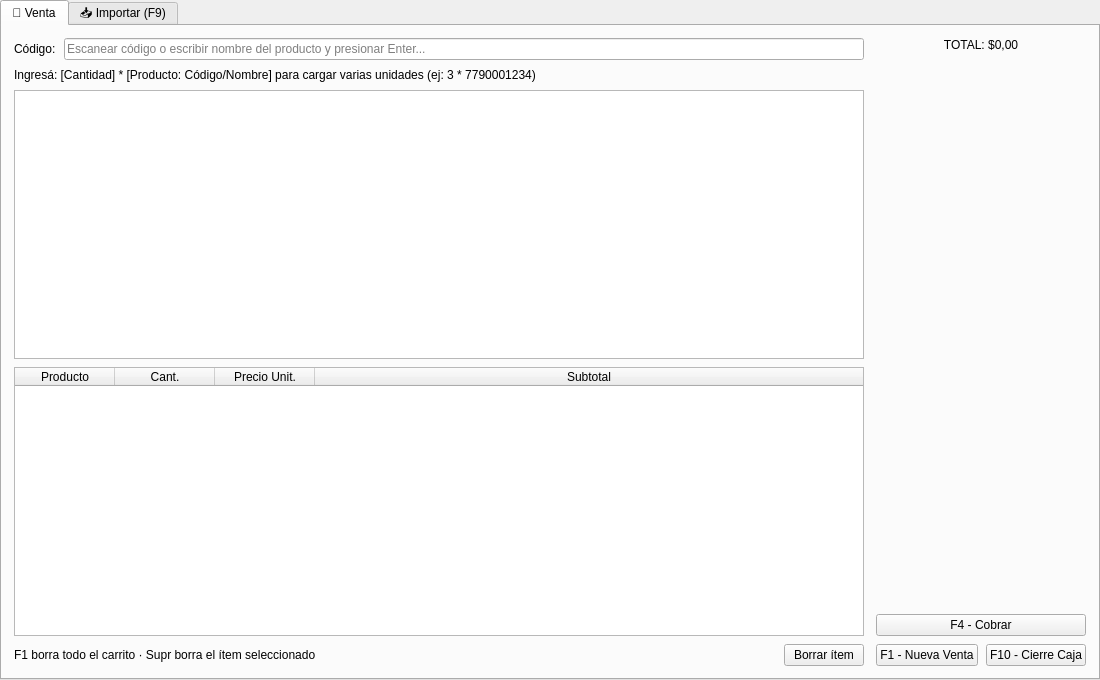
<?xml version="1.0" encoding="UTF-8"?>
<ui version="4.0">
 <class>central_widget</class>
 <widget class="QWidget" name="central_widget">
  <property name="geometry">
   <rect>
    <x>0</x>
    <y>0</y>
    <width>1100</width>
    <height>680</height>
   </rect>
  </property>
  <layout class="QVBoxLayout" name="root_layout">
   <property name="spacing">
    <number>0</number>
   </property>
   <property name="leftMargin">
    <number>0</number>
   </property>
   <property name="topMargin">
    <number>0</number>
   </property>
   <property name="rightMargin">
    <number>0</number>
   </property>
   <property name="bottomMargin">
    <number>0</number>
   </property>
   <item>
    <widget class="QTabWidget" name="tab_widget">
     <property name="currentIndex">
      <number>0</number>
     </property>
     <widget class="QWidget" name="tab_sale">
      <attribute name="title">
       <string>🛒 Venta</string>
      </attribute>
      <layout class="QHBoxLayout" name="main_layout">
       <property name="spacing">
        <number>12</number>
       </property>
       <property name="leftMargin">
        <number>12</number>
       </property>
       <property name="topMargin">
        <number>12</number>
       </property>
       <property name="rightMargin">
        <number>12</number>
       </property>
       <property name="bottomMargin">
        <number>12</number>
       </property>
       <item>
        <!-- Panel izquierdo: entrada + carrito -->
        <widget class="QWidget" name="left_panel">
         <layout class="QVBoxLayout" name="left_layout">
          <property name="spacing">
           <number>8</number>
          </property>
          <property name="leftMargin">
           <number>0</number>
          </property>
          <property name="topMargin">
           <number>0</number>
          </property>
          <property name="rightMargin">
           <number>0</number>
          </property>
          <property name="bottomMargin">
           <number>0</number>
          </property>
          <item>
           <!-- Sección de entrada de barcode -->
           <layout class="QHBoxLayout" name="barcode_row">
            <item>
             <widget class="QLabel" name="barcode_label">
              <property name="text">
               <string>Código:</string>
              </property>
             </widget>
            </item>
            <item>
             <widget class="QLineEdit" name="barcode_input">
              <property name="placeholderText">
               <string>Escanear código o escribir nombre del producto y presionar Enter...</string>
              </property>
              <property name="clearButtonEnabled">
               <bool>true</bool>
              </property>
             </widget>
            </item>
           </layout>
          </item>
          <item>
           <!-- Hint: cómo agregar cantidad múltiple -->
           <widget class="QLabel" name="barcode_hint_label">
            <property name="text">
             <string>Ingresá: [Cantidad] * [Producto: Código/Nombre] para cargar varias unidades (ej: 3 * 7790001234)</string>
            </property>
           </widget>
          </item>
          <item>
           <!-- Lista de resultados de búsqueda por nombre -->
           <widget class="QListWidget" name="search_results">
            <property name="visible">
             <bool>false</bool>
            </property>
            <property name="maximumHeight">
             <number>200</number>
            </property>
           </widget>
          </item>
          <item>
           <!-- Tabla del carrito de compras -->
           <widget class="QTableWidget" name="cart_table">
            <property name="columnCount">
             <number>4</number>
            </property>
            <property name="editTriggers">
             <set>QAbstractItemView::NoEditTriggers</set>
            </property>
            <property name="selectionBehavior">
             <enum>QAbstractItemView::SelectRows</enum>
            </property>
            <attribute name="horizontalHeaderStretchLastSection">
             <bool>true</bool>
            </attribute>
            <column>
             <property name="text">
              <string>Producto</string>
             </property>
            </column>
            <column>
             <property name="text">
              <string>Cant.</string>
             </property>
            </column>
            <column>
             <property name="text">
              <string>Precio Unit.</string>
             </property>
            </column>
            <column>
             <property name="text">
              <string>Subtotal</string>
             </property>
            </column>
           </widget>
          </item>
          <item>
           <!-- Fila inferior: hint de atajos + botón borrar -->
           <layout class="QHBoxLayout" name="cart_actions_row">
            <item>
             <widget class="QLabel" name="hint_delete_label">
              <property name="text">
               <string>F1 borra todo el carrito · Supr borra el ítem seleccionado</string>
              </property>
             </widget>
            </item>
            <item>
             <spacer name="cart_actions_spacer">
              <property name="orientation">
               <enum>Qt::Horizontal</enum>
              </property>
              <property name="sizeHint" stdset="0">
               <size>
                <width>40</width>
                <height>20</height>
               </size>
              </property>
             </spacer>
            </item>
            <item>
             <widget class="QPushButton" name="btn_delete_item">
              <property name="text">
               <string>Borrar ítem</string>
              </property>
             </widget>
            </item>
           </layout>
          </item>
         </layout>
        </widget>
       </item>
       <item>
        <!-- Panel derecho: total + botones de acción (ancho fijo 400px) -->
        <widget class="QWidget" name="right_panel">
         <property name="minimumWidth">
          <number>400</number>
         </property>
         <property name="maximumWidth">
          <number>400</number>
         </property>
         <layout class="QVBoxLayout" name="right_layout">
          <property name="spacing">
           <number>12</number>
          </property>
          <property name="leftMargin">
           <number>0</number>
          </property>
          <property name="topMargin">
           <number>0</number>
          </property>
          <property name="rightMargin">
           <number>0</number>
          </property>
          <property name="bottomMargin">
           <number>0</number>
          </property>
          <item>
           <!-- Total en la parte superior tocando el borde -->
           <widget class="QLabel" name="total_label">
            <property name="text">
             <string>TOTAL: $0,00</string>
            </property>
            <property name="alignment">
             <set>Qt::AlignCenter</set>
            </property>
            <property name="wordWrap">
             <bool>true</bool>
            </property>
           </widget>
          </item>
          <item>
           <!-- Spacer flexible que empuja los botones al fondo -->
           <spacer name="right_middle_spacer">
            <property name="orientation">
             <enum>Qt::Vertical</enum>
            </property>
            <property name="sizeHint" stdset="0">
             <size>
              <width>20</width>
              <height>40</height>
             </size>
            </property>
           </spacer>
          </item>
          <item>
           <!-- Bloque inferior anclado al piso: cobrar + nueva/cierre -->
           <widget class="QWidget" name="action_buttons_container">
            <layout class="QGridLayout" name="buttons_grid">
             <property name="spacing">
              <number>8</number>
             </property>
             <property name="leftMargin">
              <number>0</number>
             </property>
             <property name="topMargin">
              <number>0</number>
             </property>
             <property name="rightMargin">
              <number>0</number>
             </property>
             <property name="bottomMargin">
              <number>0</number>
             </property>
             <!-- Fila 0: cobrar ocupa las 2 columnas -->
             <item row="0" column="0" colspan="2">
              <widget class="QPushButton" name="btn_confirm">
               <property name="text">
                <string>F4 - Cobrar</string>
               </property>
              </widget>
             </item>
             <!-- Fila 1: nueva venta | cierre de caja -->
             <item row="1" column="0">
              <widget class="QPushButton" name="btn_new_sale">
               <property name="text">
                <string>F1 - Nueva Venta</string>
               </property>
              </widget>
             </item>
             <item row="1" column="1">
              <widget class="QPushButton" name="btn_cash_close">
               <property name="text">
                <string>F10 - Cierre Caja</string>
               </property>
              </widget>
             </item>
            </layout>
           </widget>
          </item>
         </layout>
        </widget>
       </item>
      </layout>
     </widget>
     <widget class="QWidget" name="tab_import">
      <attribute name="title">
       <string>📥 Importar (F9)</string>
      </attribute>
      <!-- ImportView se inserta desde main_window.py; este tab es un placeholder -->
     </widget>
    </widget>
   </item>
  </layout>
 </widget>
 <resources/>
 <connections/>
</ui>
